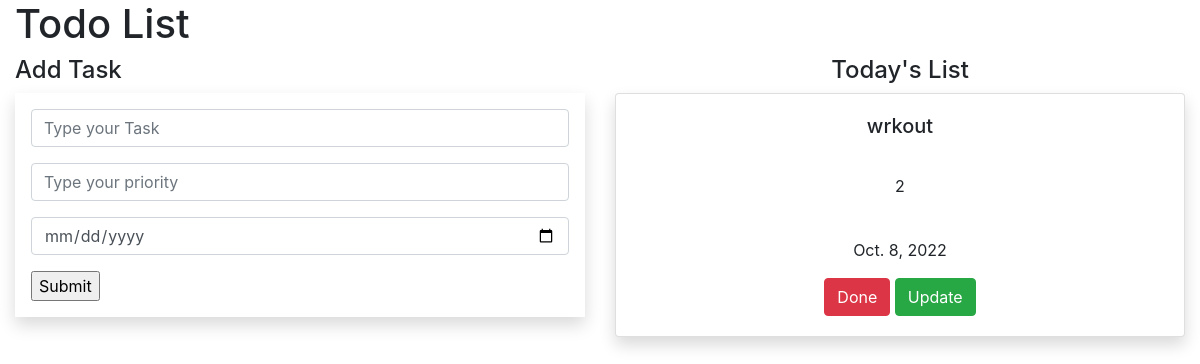
/, run on an earlier commit of the app's database.
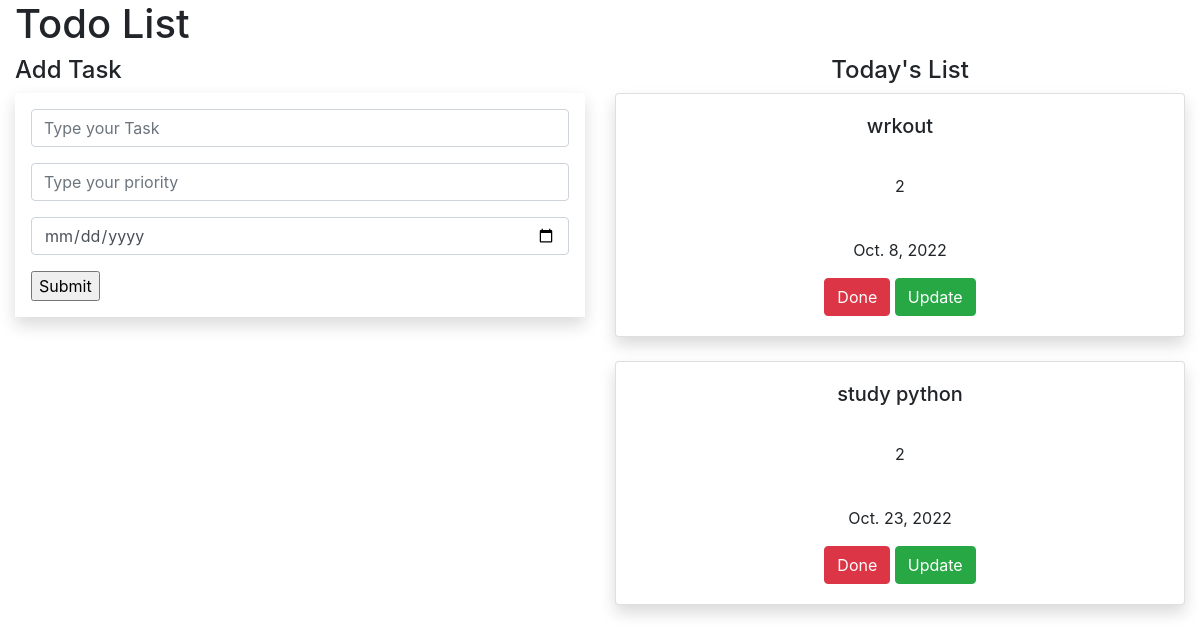
And on a later commit of the database.
### list/models.py (models this page shows, shortened)
class Task(models.Model):
    name = models.CharField(max_length=100)
    priority = models.IntegerField()
    date = models.DateField(default=datetime.date.today)

### list/views.py (the view)
# urls.py: path('',views.Task_listview.as_view(),name= 'index'),
class Task_listview(ListView):
    model = Task
    template_name = 'task_view.html'
    context_object_name = 'obj1'

### list/templates/task_view.html (shortened to what this page needs)
{% extends 'base.html' %}
{% block content %}
<div class="container-fluid">
  <div class="row">
    <div class="col-md-12">
      <div class="banner">
        <div class="banner-text">
          <h1> Todo List</h1>
        </div>
      </div>
    </div>
  </div>
  <div class="row">
    <div class="col-md-6">
      <h4> Add Task</h4>
      <form method="POST" class="p-3 shadow">
        <div class="form-group">
  <input type="text" name="name" class="form-control" placeholder="Type your Task">
          </div>
        <div class="form-group">
  <input type="text" name="priority" class="form-control" placeholder="Type your priority">
        </div>
          <div class="form-group">
  <input type="date" name="date" class="form-control" placeholder="Type your date">
        </div>
  <input type="submit">
</form>
    </div>
    <div class="col-md-6 text-center">
      <h4> Today's List</h4>
       {% for i in obj1 %}
      <div class="shadow card">
      <div class="card-body">
        <h5 class="card-title"> {{i.name}} </h5>
        <p> <br> {{i.priority}} </p>
          <p> <br> {{i.date}} </p>
        <a class="btn btn-danger" href="{% url 'delete' i.id %}"> Done </a>
         <a class="btn btn-success" href="{% url 'update' i.id %}"> Update </a>
      </div>
      </div><br>
  {% endfor %}
    </div>
  </div>
</div>
 {% endblock %}

What changed in the data, as far as the page shows it:
added Task: name "study python", priority "2", date "Oct. 23, 2022"
